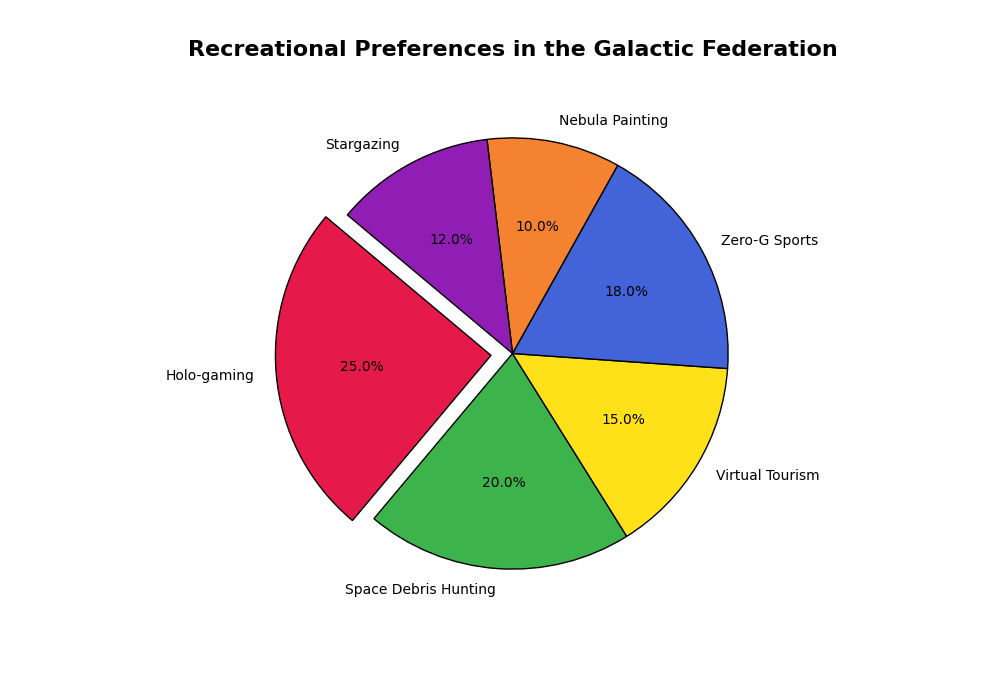

Source code (Python):
import matplotlib.pyplot as plt

activities = [
    "Holo-gaming", 
    "Space Debris Hunting", 
    "Virtual Tourism", 
    "Zero-G Sports", 
    "Nebula Painting", 
    "Stargazing"
]
popularity_percentages = [25, 20, 15, 18, 10, 12]
# New set of colors to replace the original ones
new_colors = ['#e6194b', '#3cb44b', '#ffe119', '#4363d8', '#f58231', '#911eb4']

fig, ax1 = plt.subplots(figsize=(10, 7))

ax1.pie(popularity_percentages, labels=activities, autopct='%1.1f%%', startangle=140, colors=new_colors,
       explode=[0.1, 0, 0, 0, 0, 0], wedgeprops=dict(edgecolor='black'))

ax1.set_title("Recreational Preferences in the Galactic Federation", fontsize=16, fontweight='bold', pad=20)

plt.show()
